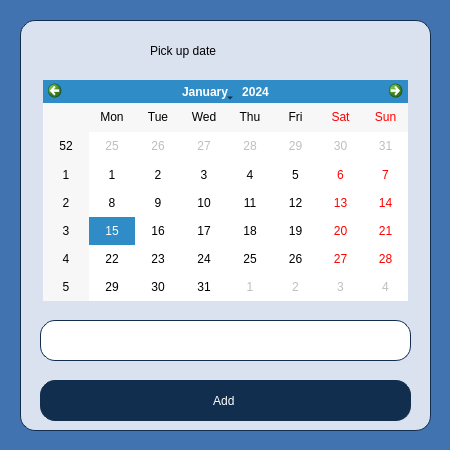
<?xml version="1.0" encoding="UTF-8"?>
<ui version="4.0">
 <class>Calendar</class>
 <widget class="QWidget" name="Calendar">
  <property name="geometry">
   <rect>
    <x>0</x>
    <y>0</y>
    <width>450</width>
    <height>450</height>
   </rect>
  </property>
  <property name="sizePolicy">
   <sizepolicy hsizetype="Fixed" vsizetype="Fixed">
    <horstretch>0</horstretch>
    <verstretch>0</verstretch>
   </sizepolicy>
  </property>
  <property name="minimumSize">
   <size>
    <width>450</width>
    <height>450</height>
   </size>
  </property>
  <property name="maximumSize">
   <size>
    <width>450</width>
    <height>450</height>
   </size>
  </property>
  <property name="windowTitle">
   <string>Form</string>
  </property>
  <widget class="QWidget" name="widget_Calendar" native="true">
   <property name="geometry">
    <rect>
     <x>20</x>
     <y>20</y>
     <width>411</width>
     <height>411</height>
    </rect>
   </property>
   <property name="styleSheet">
    <string notr="true">background-color:rgb(219, 226, 239);
border-radius:15px;
border-style: solid;
border-width: 1px;
border-color: rgb(18, 46, 79);</string>
   </property>
   <widget class="QPushButton" name="pushButton_Add">
    <property name="geometry">
     <rect>
      <x>20</x>
      <y>360</y>
      <width>371</width>
      <height>41</height>
     </rect>
    </property>
    <property name="styleSheet">
     <string notr="true">background-color:rgb(18, 46, 79);
border-radius:15px;
border-style: solid;
border-width: 1px;
border-color: rgb(18, 46, 79);
font: 75 20pt &quot;Gentium Book Basic&quot;;
color:white;</string>
    </property>
    <property name="text">
     <string>Add </string>
    </property>
   </widget>
   <widget class="QLabel" name="label_YourChoice">
    <property name="geometry">
     <rect>
      <x>20</x>
      <y>300</y>
      <width>371</width>
      <height>41</height>
     </rect>
    </property>
    <property name="styleSheet">
     <string notr="true">background-color:rgb(255, 255, 255);</string>
    </property>
    <property name="text">
     <string/>
    </property>
   </widget>
  </widget>
  <widget class="QLabel" name="label_PickUpDate">
   <property name="geometry">
    <rect>
     <x>150</x>
     <y>30</y>
     <width>171</width>
     <height>41</height>
    </rect>
   </property>
   <property name="styleSheet">
    <string notr="true">font: 75 20pt &quot;Gentium Book Basic&quot;;
color:black;
background-color:rgb(219, 226, 239);</string>
   </property>
   <property name="text">
    <string>Pick up date</string>
   </property>
  </widget>
  <widget class="QCalendarWidget" name="calendarWidget">
   <property name="geometry">
    <rect>
     <x>43</x>
     <y>80</y>
     <width>365</width>
     <height>221</height>
    </rect>
   </property>
  </widget>
  <widget class="QDateEdit" name="dateEdit">
   <property name="geometry">
    <rect>
     <x>550</x>
     <y>220</y>
     <width>110</width>
     <height>25</height>
    </rect>
   </property>
  </widget>
  <widget class="QWidget" name="widget" native="true">
   <property name="geometry">
    <rect>
     <x>0</x>
     <y>0</y>
     <width>451</width>
     <height>451</height>
    </rect>
   </property>
   <property name="styleSheet">
    <string notr="true">background-color:rgb(64, 115, 175);</string>
   </property>
  </widget>
  <zorder>widget</zorder>
  <zorder>widget_Calendar</zorder>
  <zorder>label_PickUpDate</zorder>
  <zorder>calendarWidget</zorder>
  <zorder>dateEdit</zorder>
 </widget>
 <resources/>
 <connections/>
</ui>
